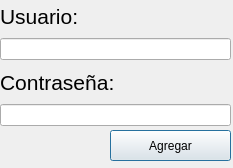
<?xml version="1.0" encoding="UTF-8"?>
<ui version="4.0">
 <class>RegistraUsuario</class>
 <widget class="QDialog" name="RegistraUsuario">
  <property name="geometry">
   <rect>
    <x>0</x>
    <y>0</y>
    <width>233</width>
    <height>168</height>
   </rect>
  </property>
  <property name="windowTitle">
   <string>Dialog</string>
  </property>
  <widget class="QPushButton" name="agregaUsser">
   <property name="geometry">
    <rect>
     <x>110</x>
     <y>130</y>
     <width>121</width>
     <height>31</height>
    </rect>
   </property>
   <property name="text">
    <string>Agregar</string>
   </property>
  </widget>
  <widget class="QWidget" name="verticalLayoutWidget_2">
   <property name="geometry">
    <rect>
     <x>0</x>
     <y>0</y>
     <width>231</width>
     <height>126</height>
    </rect>
   </property>
   <layout class="QVBoxLayout" name="verticalLayout_2">
    <item>
     <widget class="QLabel" name="label_3">
      <property name="font">
       <font>
        <pointsize>16</pointsize>
       </font>
      </property>
      <property name="text">
       <string>Usuario:</string>
      </property>
     </widget>
    </item>
    <item>
     <widget class="QLineEdit" name="lineEdit"/>
    </item>
    <item>
     <widget class="QLabel" name="label_4">
      <property name="font">
       <font>
        <pointsize>16</pointsize>
       </font>
      </property>
      <property name="text">
       <string>Contraseña:</string>
      </property>
     </widget>
    </item>
    <item>
     <widget class="QLineEdit" name="lineEdit_2"/>
    </item>
   </layout>
  </widget>
 </widget>
 <resources/>
 <connections/>
</ui>
